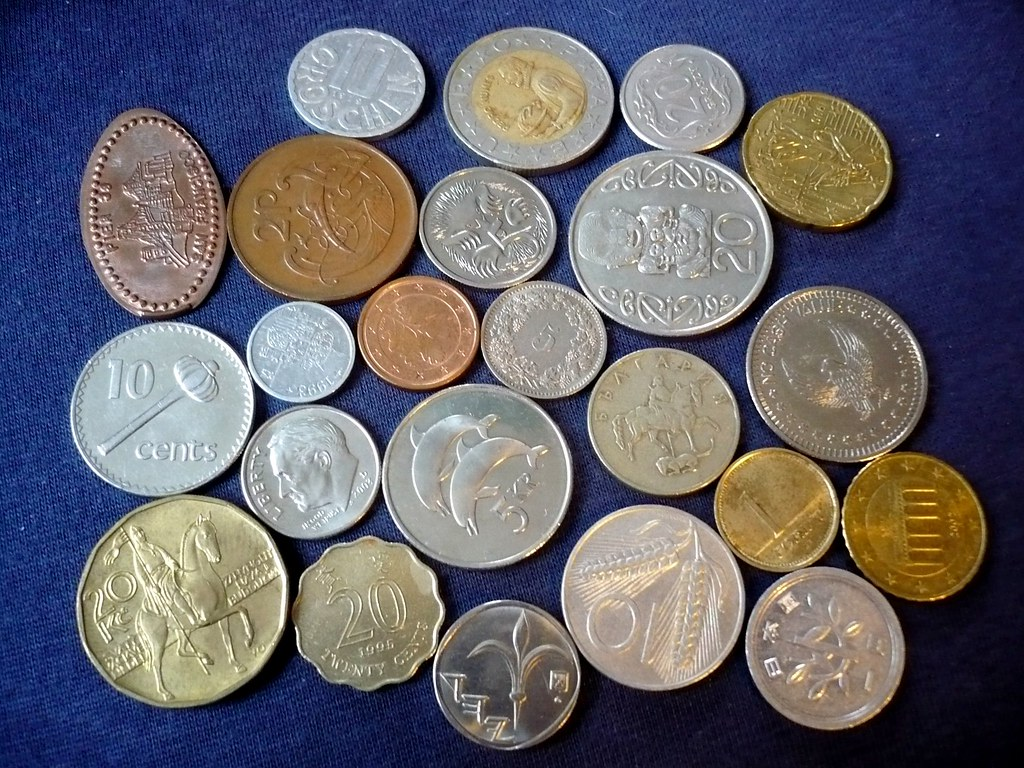
#> input picture Object Detection with OpenCV/images/coins.jpg, 1024 x 768 px
$ python 7.watershed.py
#> lines starting #> are read from the running program, lines starting #| are printed output that depends on the picture; after the words box and inside, x2 and y2 are one past the last pixel; in counts of white or black regions, pixels touching at a corner belong together
import cv2
import matplotlib.pyplot as plt
import numpy as np

coins = cv2.imread("images/coins.jpg")
#> coins is the input picture: shape (768, 1024, 3); mean B, G, R 107.9, 99, 100.8
plt.figure(), plt.imshow(coins), plt.axis("off")

# lpf: blurring
coins_blur = cv2.medianBlur(coins, 13)
plt.figure(), plt.imshow(coins_blur), plt.axis("off")

# grayscale
coins_gray = cv2.cvtColor(coins_blur, cv2.COLOR_BGR2GRAY)
plt.figure(), plt.imshow(coins_gray, cmap="gray"), plt.axis("off")

# binary threshold
ret, coins_thresh = cv2.threshold(coins_gray, 65, 255, cv2.THRESH_BINARY)
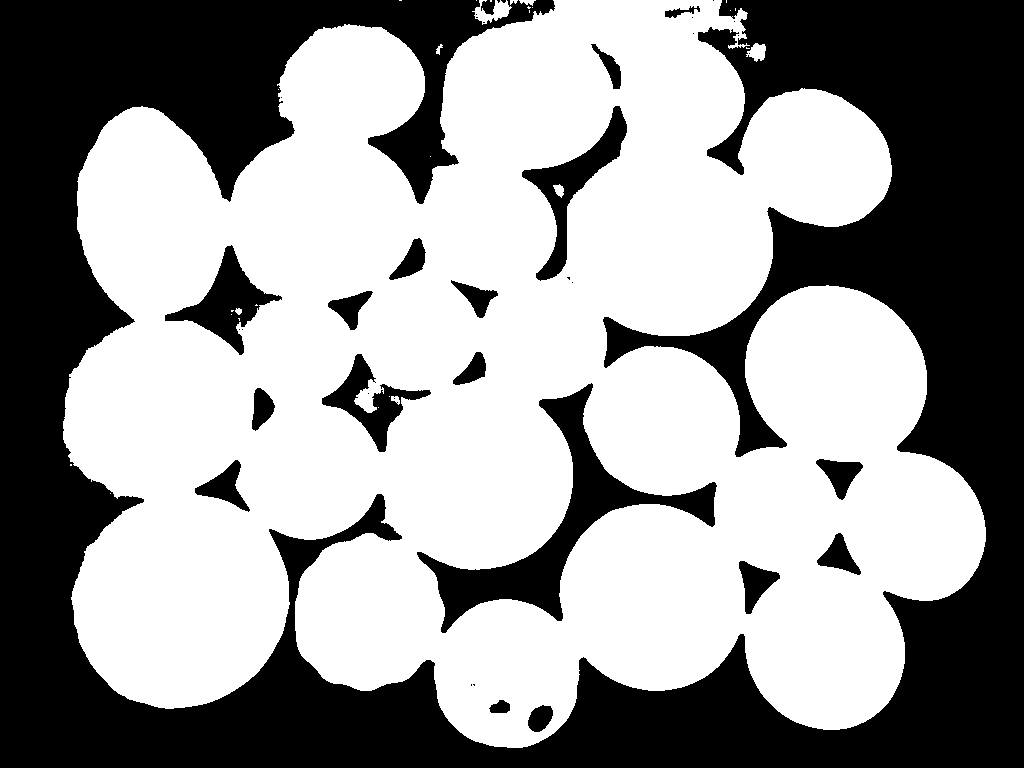
#> coins_thresh: shape (768, 1024); 59.1% white; 39 black regions (20 under 20 px)
plt.figure(), plt.imshow(coins_thresh, cmap="gray"), plt.axis("off")

# kontur
contours, hierarchy = cv2.findContours(coins_thresh.copy(), cv2.RETR_CCOMP, cv2.CHAIN_APPROX_SIMPLE)
#> contours = 65 contours, 40 with area under 20; largest, box (x1, y1, x2, y2) and area: (63, 0, 986, 748) 494917, (416, 382, 718, 634) 13859, (521, 105, 628, 282) 4596, (164, 244, 283, 356) 4301, (321, 353, 432, 453) 3308

for i in range(len(contours)):
    if hierarchy[0][i][3] == -1:
        cv2.drawContours(coins, contours, i, (0,255,0), 10)
#> this loop made 65 passes
#> coins: shape (768, 1024, 3); 8.49% of pixels changed, all inside (x1, y1, x2, y2) = (58, 0, 991, 753)
plt.figure(), plt.imshow(coins), plt.axis("off")

# açılma
kernel = np.ones((3,3), np.uint8)
opening = cv2.morphologyEx(coins_thresh, cv2.MORPH_OPEN, kernel, iterations = 2)
#> opening: shape (768, 1024); 59% white; 23 black regions (5 under 20 px), largest, box (x1, y1, x2, y2) and area: (0, 0, 1024, 768) 288588, (417, 383, 717, 633) 13377, (522, 106, 627, 281) 4300
plt.figure(), plt.imshow(opening, cmap="gray"), plt.axis("off")

# nesneler arası distance bulma
dist_transform = cv2.distanceTransform(opening, cv2.DIST_L2, 5)
plt.figure(), plt.imshow(dist_transform, cmap="gray"), plt.axis("off")

# nesneleri küçült
ret, sure_foreground = cv2.threshold(dist_transform, 0.4*np.max(dist_transform), 255, 0)
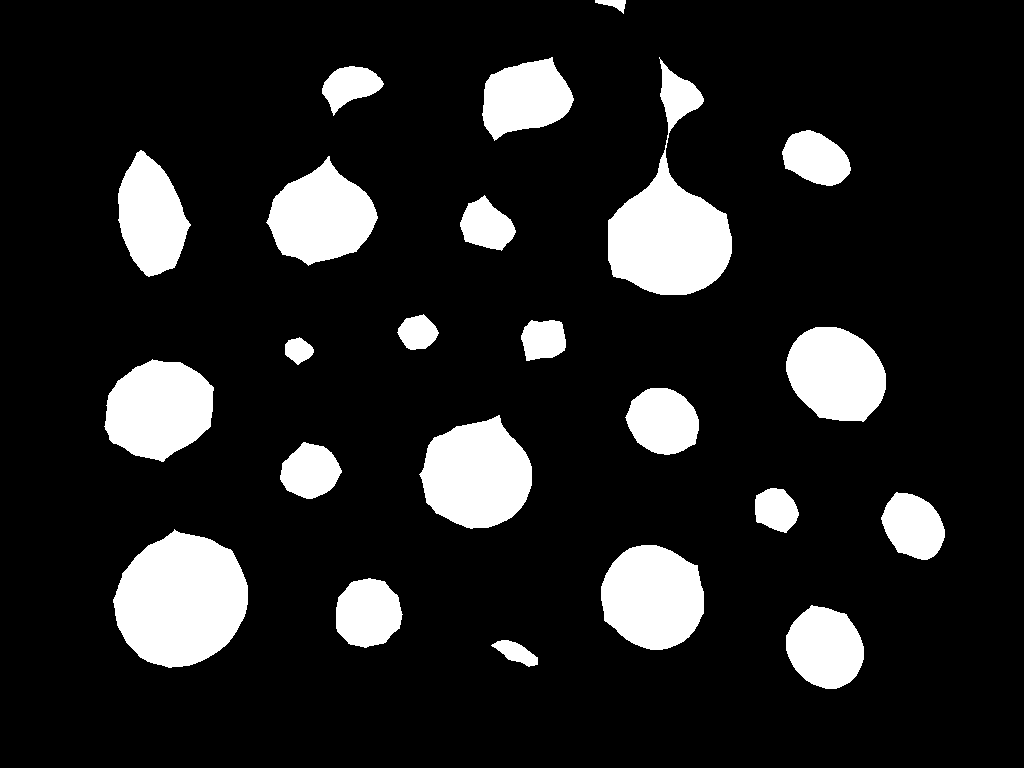
#> sure_foreground: shape (768, 1024) float32; 13.8% white; 23 white regions, largest, box (x1, y1, x2, y2) and area: (113, 529, 248, 668) 13825, (608, 57, 732, 295) 12811, (419, 415, 532, 529) 9310
#> ret = 41.41
plt.figure(), plt.imshow(sure_foreground, cmap="gray"), plt.axis("off")

# arka plan için nesneleri büyüt
sure_background = cv2.dilate(opening, kernel, iterations = 1)
#> sure_background: shape (768, 1024); 60.5% white; 20 black regions (1 under 20 px), largest, box (x1, y1, x2, y2) and area: (0, 0, 1024, 768) 281445, (418, 385, 715, 632) 12024, (166, 247, 281, 354) 3728
sure_foreground = np.uint8(sure_foreground)
unknown = cv2.subtract(sure_background, sure_foreground)
#> unknown: shape (768, 1024); 46.7% white; 5 white regions
plt.figure(), plt.imshow(unknown, cmap="gray"), plt.axis("off")

# bağlantı
ret, marker = cv2.connectedComponents(sure_foreground)
#> marker: shape (768, 1024) int32; 24 distinct labels, from 0 to 23
#> ret = 24
marker = marker + 1
#> marker: shape (768, 1024) int32; 24 distinct labels, from 1 to 24
marker[unknown == 255] = 0
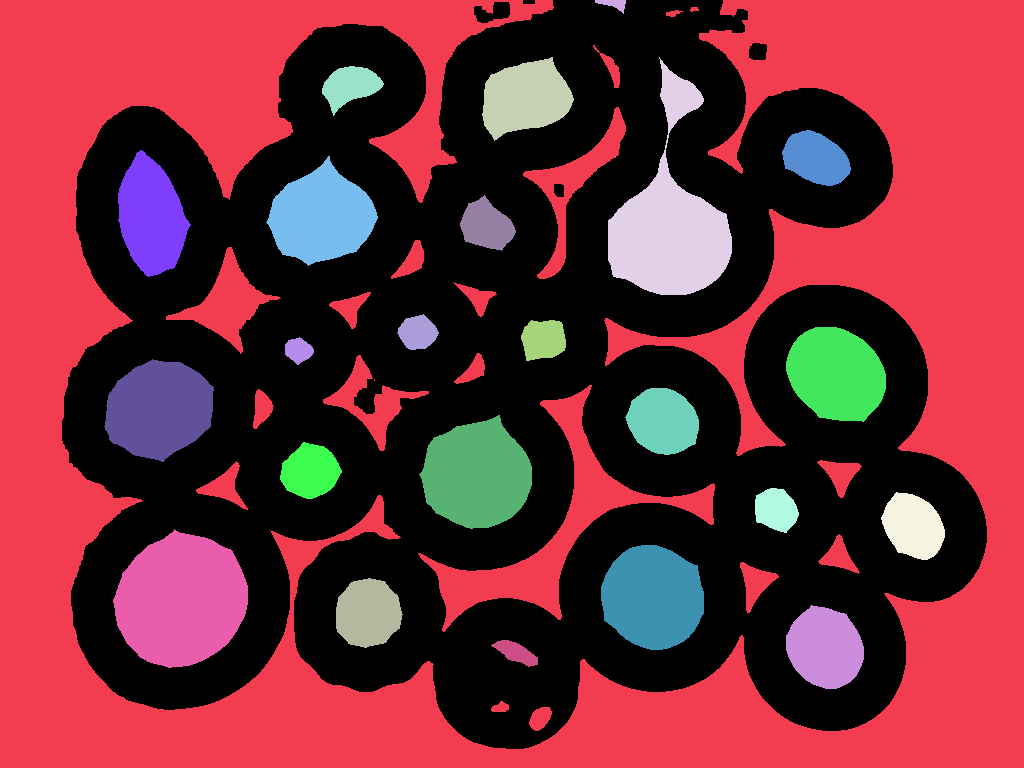
#> marker: shape (768, 1024) int32; 25 distinct labels, from 0 to 24; one colour per label, 0 black
plt.figure(), plt.imshow(marker, cmap="gray"), plt.axis("off")

# havza
marker = cv2.watershed(coins, marker)
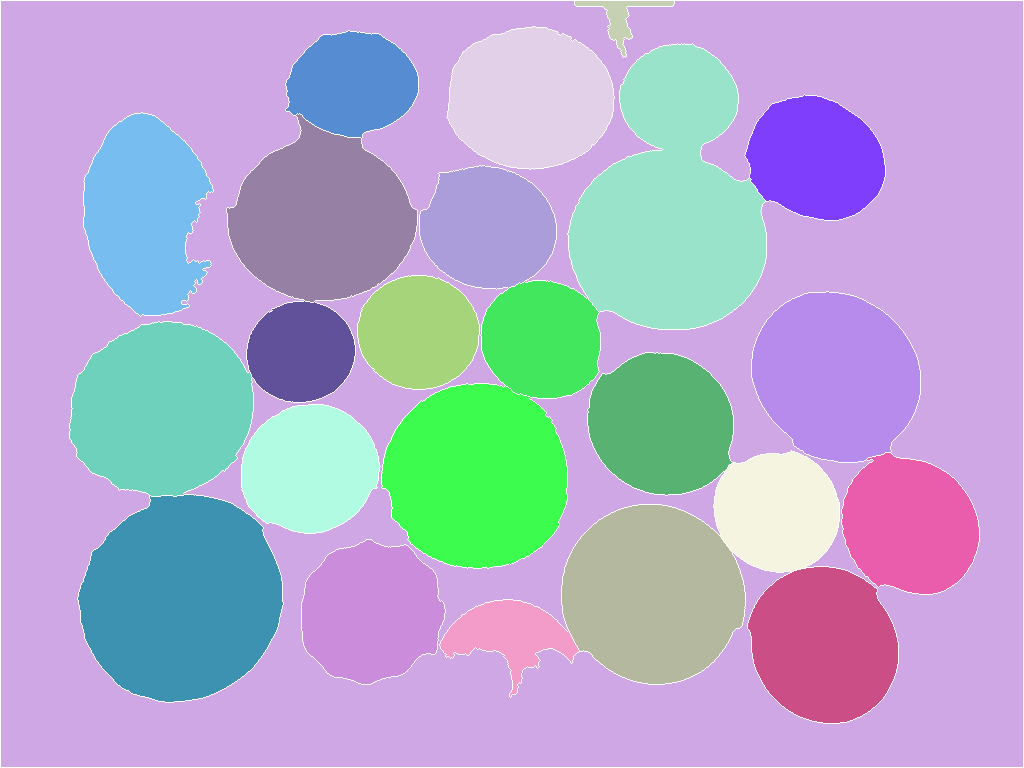
#> marker: shape (768, 1024) int32; 25 distinct labels, from -1 to 24; one colour per label, 0 black, -1 white
plt.figure(), plt.imshow(marker, cmap="gray"), plt.axis("off")

# kontur
contours, hierarchy = cv2.findContours(marker.copy(), cv2.RETR_CCOMP, cv2.CHAIN_APPROX_SIMPLE)
#> contours = 33 contours; largest, box (x1, y1, x2, y2) and area: (1, 1, 1023, 767) 779592, (380, 42, 887, 570) 105626, (68, 29, 420, 704) 103518, (438, 351, 900, 725) 80698, (750, 290, 981, 596) 38105

for i in range(len(contours)):
    if hierarchy[0][i][3] == -1:
        cv2.drawContours(coins, contours, i, (0,255,0), 2)
#> this loop made 33 passes
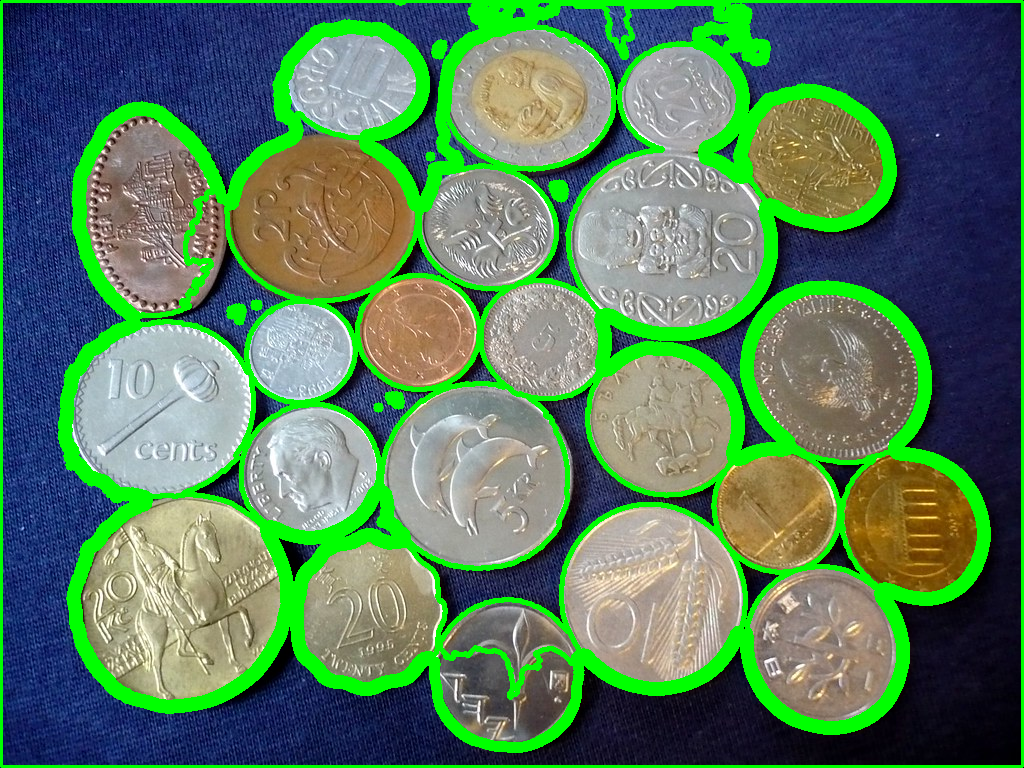
#> coins: shape (768, 1024, 3); mean B, G, R 92.5, 124.7, 86.7
plt.figure(), plt.imshow(coins), plt.axis("off")

$ run again, with Object Detection with OpenCV/images/cat.jpg copied over Object Detection with OpenCV/images/coins.jpg
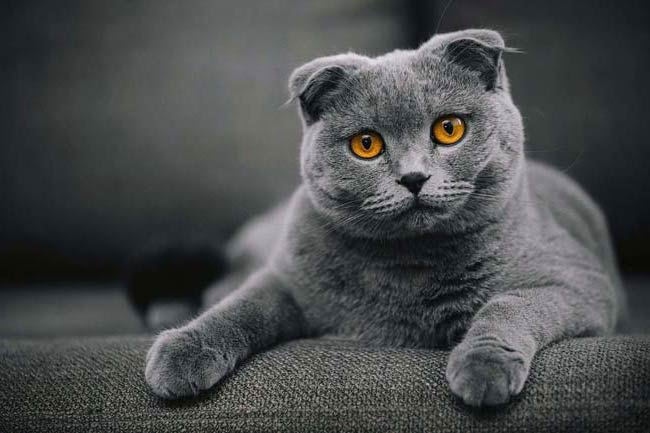
#> input picture Object Detection with OpenCV/images/cat.jpg, 650 x 433 px
#> coins is the input picture: shape (433, 650, 3); mean B, G, R 76.1, 75.4, 73
#> `ret, coins_thresh = cv2.threshold(coins_gray, 65, 255, cv2.THRESH_BINA..`:
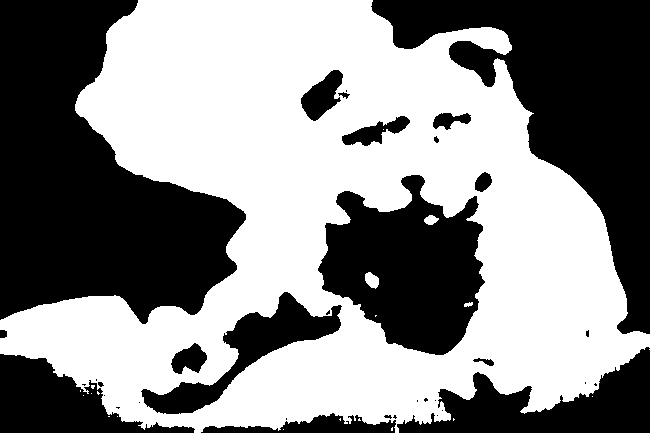
#> coins_thresh: shape (433, 650); 53.8% white; 35 black regions (17 under 20 px)
#> `contours, hierarchy = cv2.findContours(coins_thresh.copy(), cv2.RETR_C..`: contours = 49 contours, 32 with area under 20; largest, box (x1, y1, x2, y2) and area: (0, 0, 650, 433) 178852, (317, 174, 486, 356) 19568, (140, 291, 343, 415) 6362, (300, 69, 344, 122) 1250, (341, 115, 411, 147) 960
#> the loop `for i in range(len(contours)):` made 49 passes
#> opening: shape (433, 650); 53.6% white; 19 black regions (5 under 20 px), largest, box (x1, y1, x2, y2) and area: (0, 0, 246, 324) 47011, (371, 0, 650, 334) 34916, (318, 175, 485, 355) 19035
#> `ret, sure_foreground = cv2.threshold(dist_transform, 0.4*np.max(dist_t..`: ret = 43.34
#> sure_background: shape (433, 650); 55.5% white; 15 black regions (2 under 20 px), largest, box (x1, y1, x2, y2) and area: (0, 0, 245, 323) 46113, (373, 0, 650, 333) 34015, (319, 176, 483, 354) 18036
#> unknown: shape (433, 650); 46.5% white; 3 white regions
#> `ret, marker = cv2.connectedComponents(sure_foreground)`: ret = 6
#> `contours, hierarchy = cv2.findContours(marker.copy(), cv2.RETR_CCOMP, ..`: contours = 9 contours; largest, box (x1, y1, x2, y2) and area: (1, 1, 649, 432) 191538, (82, 1, 466, 216) 47525, (445, 76, 643, 404) 27361, (177, 160, 341, 331) 6226, (340, 358, 380, 418) 1288
#> the loop `for i in range(len(contours)):` made 9 passes
#> after the loop `for i in range(len(contours)):`:
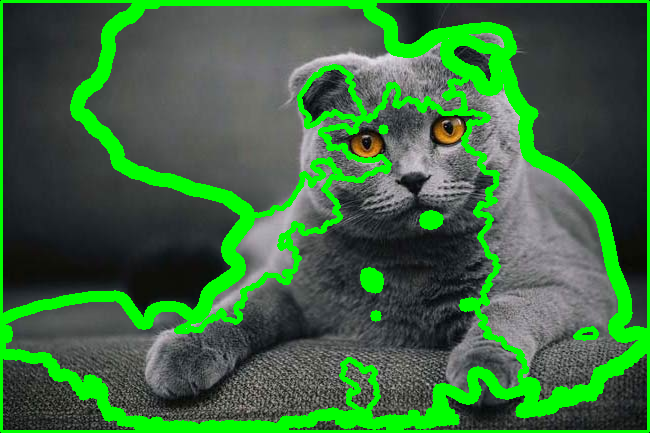
#> coins: shape (433, 650, 3); mean B, G, R 62.4, 106.3, 59.8
